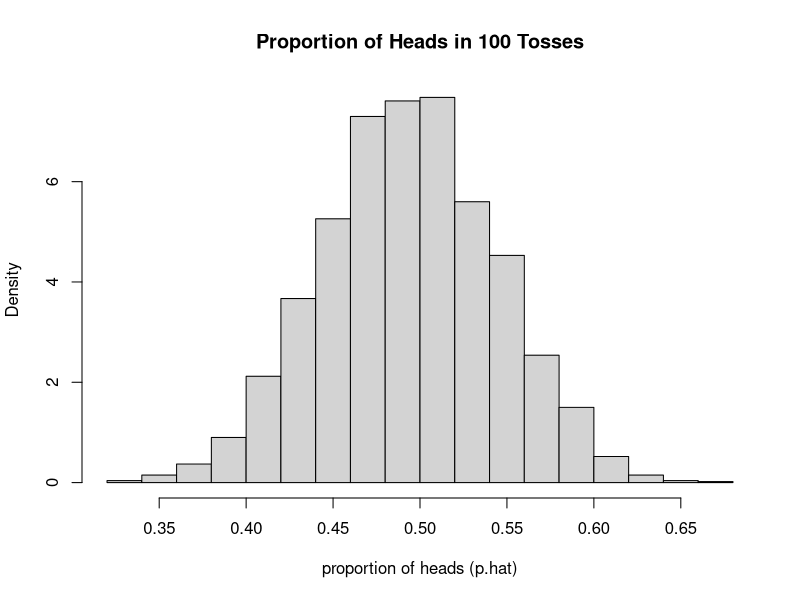
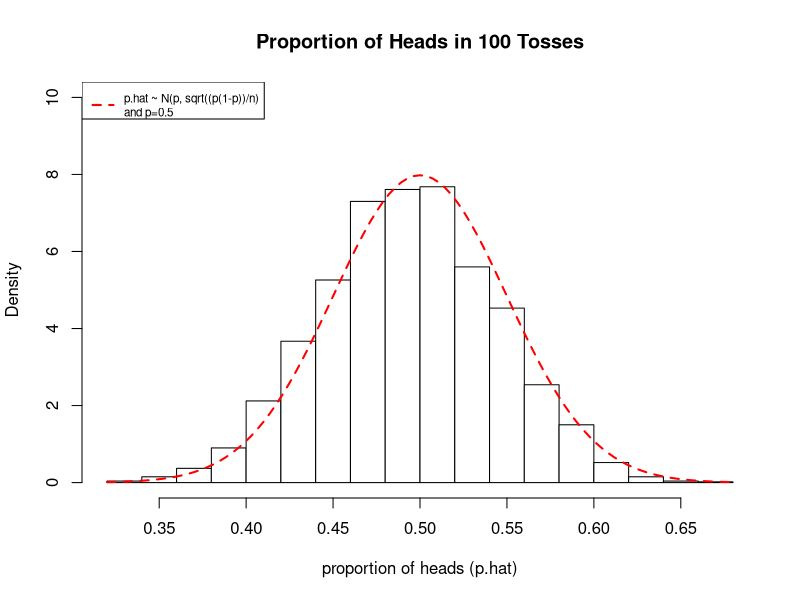
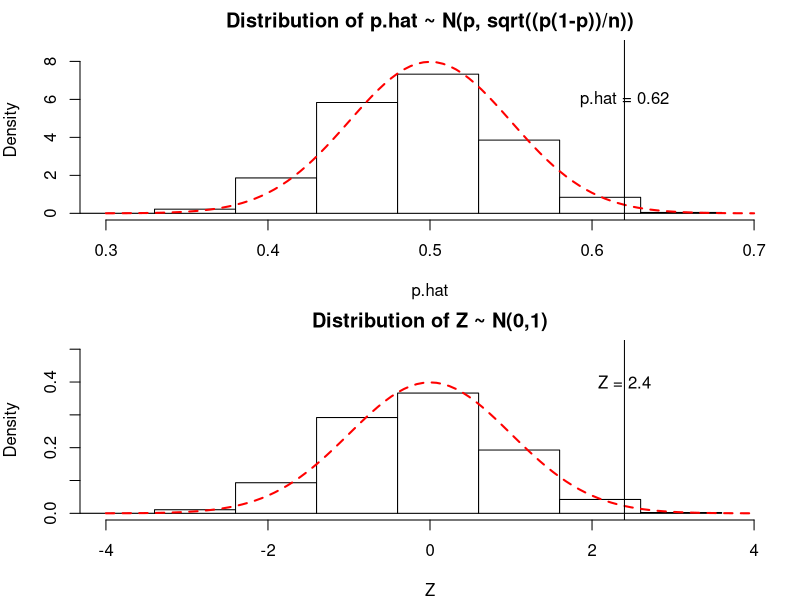
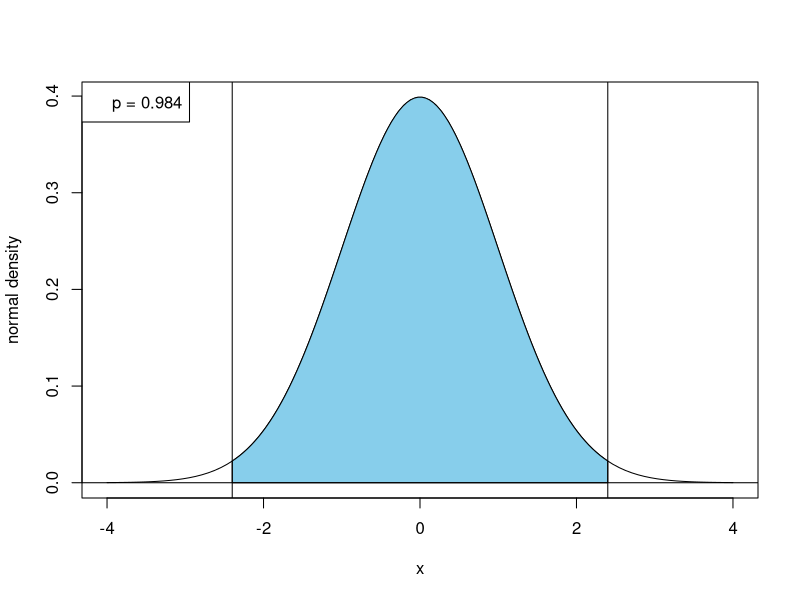
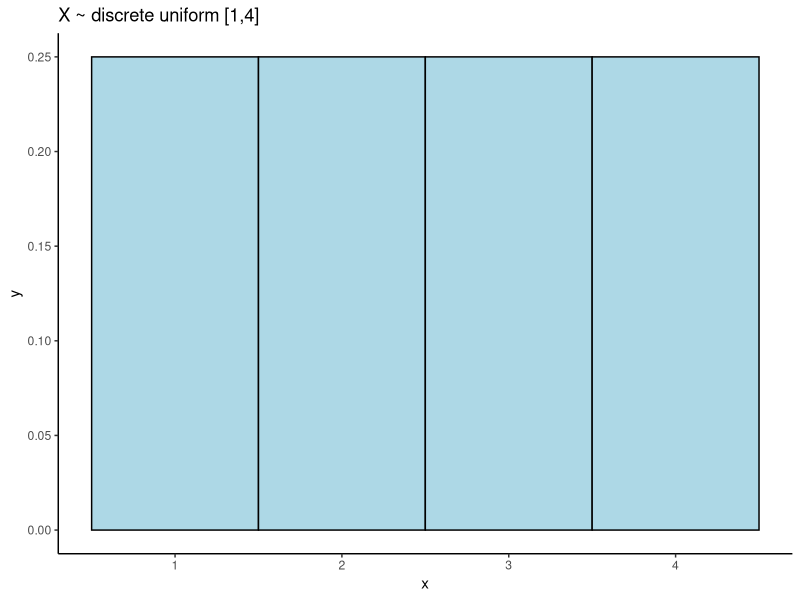
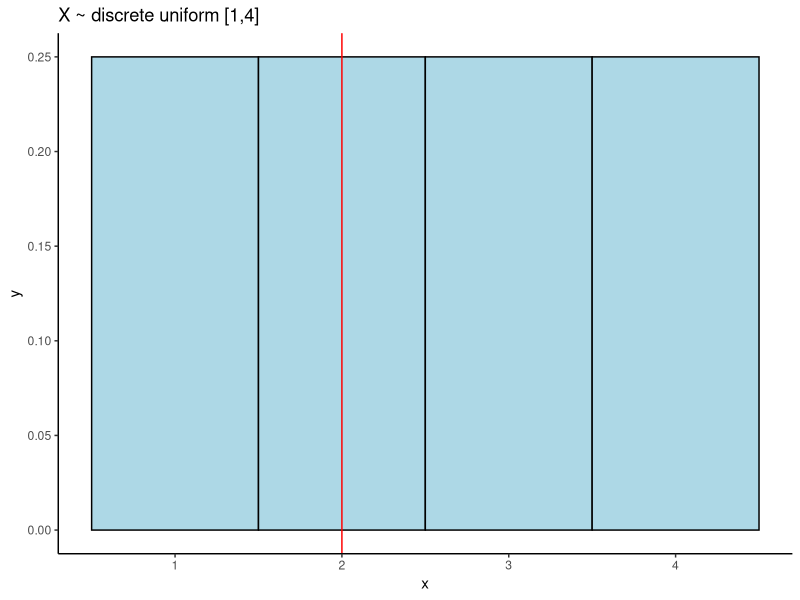
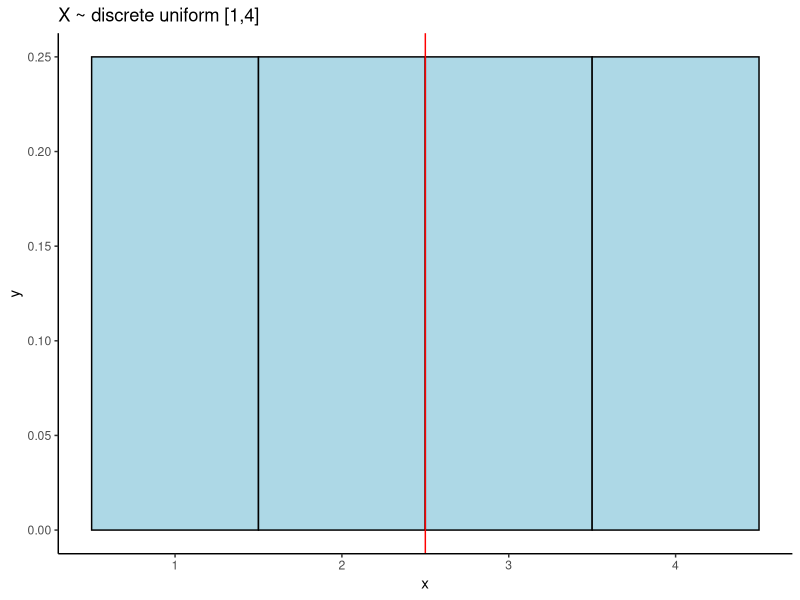

Reproduce these figures in R, in order.
####################################################
# Intro to hypothesis testing:
####################################################

###################################################################
# Suppose I want to determine if a coin is biased. 
# I'll flip the coin 100 times, if the proportion of heads I get
# is much more or less than I'd expect by chance, then
# I conclude the coin is biased.
###################################################################

# What proportion of heads do I expect to get by chance? 
# We will use simulations to get the empirical distribution 
# of this proportion
prop.heads <- function(n) {
  tosses <- sample(c("H", "T"), n, replace= TRUE)
  proportion <- sum(tosses == "H") / length(tosses)
  return(proportion)
}


p.hat = replicate(5000, prop.heads(100))
hist(p.hat, prob = TRUE, xlab = "proportion of heads (p.hat)", 
     main = "Proportion of Heads in 100 Tosses")

###############################################################
# Fact: if p.hat is the distribution of a sample proportion 
# calculated from a population with mean mu = p, then its 
# standard deviation is sigma / sqrt(n), where sigma = 
# sqrt(p(1-p)) and n is the sample size. Furthermore, 
# the distribution is approximately normal!
###############################################################

####################################################
# histogram with normal distribution
####################################################
hist.norm <- function(X, mu, sigma, ylim = NULL, ...) { 
  h = hist(X, plot = FALSE)
  col = rep("white", length(h$breaks))
  
  m = max( max(h$density), dnorm(mu, mean = mu, sd = sigma))
  m = m +0.1*m  
  if (is.null(ylim)) {
    ylim = c(0,m)
  }
  
  hist(X, prob = TRUE, ylim = ylim, col = col, ...)
  
  curve(dnorm(x, mean = mu, sd = sigma), col = "red", lty = 2, lwd = 2, 
        add = TRUE)
}

n <- 100 
p <- 0.5
mu <- p
sigma <- sqrt(p*(1-p))

hist.norm(p.hat, mu, sigma / sqrt(n), main = "Proportion of Heads in 100 Tosses",
          xlab = "proportion of heads (p.hat)", ylim = c(0,10))
legend("topleft", legend = "p.hat ~ N(p, sqrt((p(1-p))/n)\nand p=0.5",
       lwd = 2, lty = 2, col = "red", cex = .7)

#################################################
# The variable p.hat can be transformed
# Let Z = (p.hat - mu) / (sigma / sqrt(n)),
# and Z ~ N(0,1)
#################################################

#################################################
# Let's look at the distribution of Z and 
# compare this to the distribution of p.hat
# Let's also assume that when we flipped a coin
# 100 times, we got heads 62% of the time
#################################################

###############################################################
# observed.Z is our test statistic which follows
# a known distribution under the null hypothesis
# The p-value is the probability that under the null 
# hypothesis, the test statistic exceeds its value in 
# either direction

# You only need to understand the following from the code 
# below: The distribution of p.hat is (approximately) 
# normal with mean of p, and standard deviation of 
# sqrt(p(1-p)/n); we can calculate the z-value of p.hat by
# subtracting the mean and dividing by its standard deviation
###############################################################

Z <- (p.hat - mu) / (sigma / sqrt(n))
observed <- 0.62
observed.Z <- (observed - mu) / (sigma / sqrt(n))

## graphing parameters
m1 <- min(p.hat) - .05
m2 <- max(p.hat) + .05
breaks <- seq(m1, m2,by=.05)
breaksZ <- (breaks - mu) / (sigma / sqrt(n))
xlim <- c(0.3, 0.7)
xlimZ <- (xlim - mu) / (sigma / sqrt(n))
par.orig <- par(mfrow = c(2,1), mar = c(4,4,2,1))
hist.norm(p.hat, mu, sigma / sqrt(n), xlim = xlim, 
          main = "Distribution of p.hat ~ N(p, sqrt((p(1-p))/n))",
          xlab = "p.hat", breaks = breaks)
abline(v = observed)
text(0.62, 6, "p.hat = 0.62")
hist.norm(Z, 0, 1 , xlim = xlimZ, 
          main = "Distribution of Z ~ N(0,1)",
          xlab = "Z", breaks = breaksZ)
abline(v = observed.Z)
text(observed.Z, 0.4, "Z = 2.4")
par(par.orig)

# Note the relationship between the distributions! 
# P(p.hat > 0.62) is the same as P(Z > 2.4)

########################################################################
# Shades the area under the normal curve between a and b 
# This area corresponds to P (a <= x <= b) when X ~ N (mean, sd)
# For P (x <= b) set a = -Inf
# For P (x >= a) set b = Inf
########################################################################
shade.norm <- function(a,b, mean = 0, sd = 1,  ...) {
  m1 = mean-4*sd
  if (!is.infinite(a)) m1 = min(a,m1)
  m2 = mean+4*sd
  if (!is.infinite(b)) m2 = max(b,m2)
  
  x = seq(m1,m2, length.out = 100)
  plot(x, dnorm(x, mean = mean, sd = sd), type = "l", ylab = "normal density", ...)
  if (is.infinite(a)) a = m1
  if (is.infinite(b)) b = m2
  r = seq(a,b,length.out=100)
  cord.x <- c(a,r,b)
  cord.y <- c(0,dnorm(r, mean = mean, sd = sd),0)
  polygon(cord.x,cord.y,col='skyblue')
  abline(h = 0)
  
  p = pnorm(b, mean = mean, sd = sd) - pnorm(a, mean = mean, sd = sd)
  legend("topleft", legend = paste("p = ", round(p,3), sep = ""))
  
}

#####################################################
# p-value is area in unshaded region, corresponding
# to the probability of observing a test statistic
# more extreme (in either direction) than what is
# expected by chance (assuming H0 is true)
#####################################################
pos.observed.Z <- abs(observed.Z)
neg.observed.Z <- -pos.observed.Z
shade.norm(neg.observed.Z, pos.observed.Z)
abline(v = neg.observed.Z)
abline(v = pos.observed.Z)

p.value <- 2*(pnorm(neg.observed.Z))
p.value

#####################################################
# If p-value is small (generally < 0.05), we
# reject the null hypothesis and accept the
# alternative. This is because the observed test
# statistic is not likely under the null hypothesis
#####################################################

##################################################
# hypothesis test for single proportion in R
#################################################
# compare this to p-value above 
p1 <- prop.test(62, 100, correct = FALSE)
p1$p.value

# Note: we use double brackets to select the first
# element and drop the name, which is no longer relevant
sqrt(p1$statistic[[1]]) # the Z test statistic

# conclusion:
#  Because p-value < 0.05, we reject H0 and accept H1
#  We have sufficient evidence to conclude that the
#  coin is biased

###################################################
# Need for continuity correction:
# There is a limitation with the normal approximation,
# because we are using a continuous distribution
# to approximate a discrete random variable

# Consider the uniform probability distribution 
# for selecting a number X between 1 and 4

# What is P(X <= 2) 
###################################################

library(ggplot2)
df <- data.frame(x = 1:4, y = 1/4)
myplot <- ggplot(df, aes(x,y)) + 
  geom_col(color = 'black', fill = 'lightblue', width = 1) + 
  theme_classic() + ggtitle('X ~ discrete uniform [1,4]') 
myplot

# Note that looking at the area under the curve to the left of 
# 2 will not give us the correct answer:
myplot + geom_vline(xintercept = 2, color = 'red')

# This is because the 'bar' at 2 actually spans from
# 1.5 - 2.5. To find the area under the curve, we
# make a 'correction' by adding/subtracting 0.5

myplot + geom_vline(xintercept = 2.5, color = 'red')

###################################################

###################################################
## It is more accurate to use the 
## 'continuity correction' for hypothesis testing
## for a proportion, which makes an adjustment
## similar to the one described above
###################################################
p2 <- prop.test(62, 100, correct = TRUE)
p2$p.value
